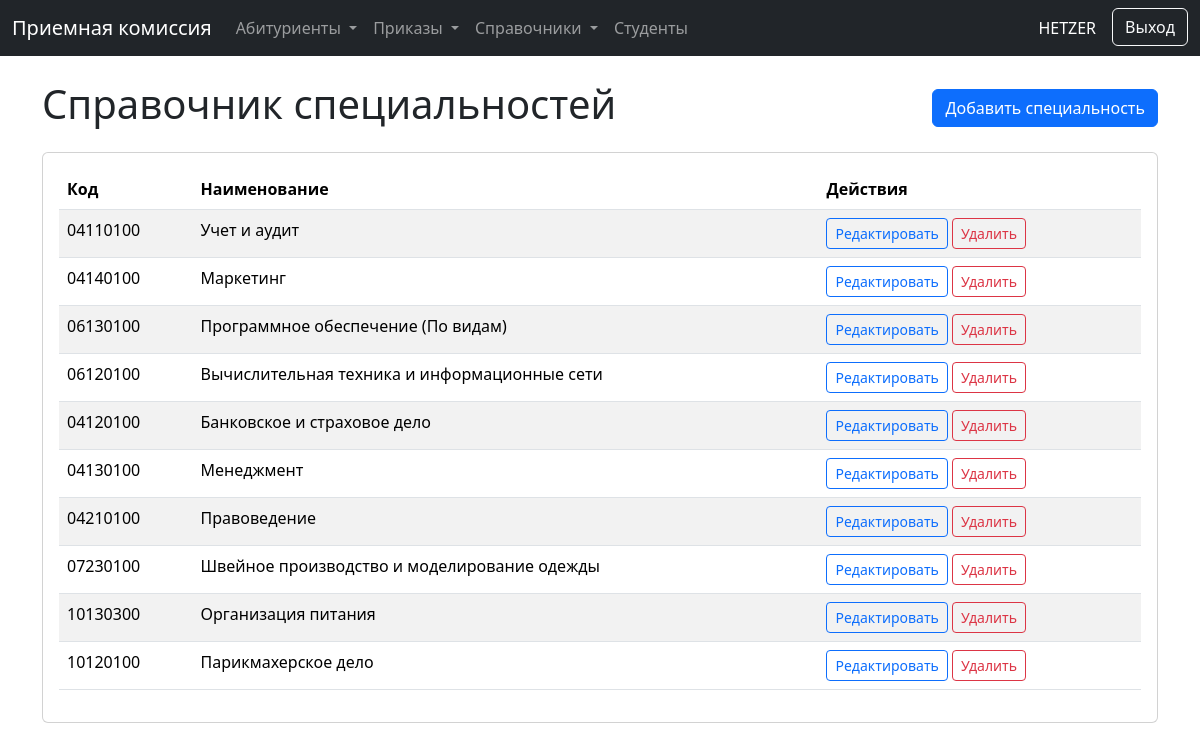
Screenshot of /handbooks/specialties/ (signed in) with the database file from the repository.
### handbooks/models.py (models this page shows, shortened)
class Specialty(models.Model):
    code = models.CharField(
        max_length=50,
        verbose_name="Код специальности",
        default='' # Добавляем пустую строку как значение по умолчанию
    )
    name = models.CharField(max_length=255, verbose_name="Наименование специальности")
    class Meta:
        verbose_name = "Специальность"
        verbose_name_plural = "Специальности"

### handbooks/views.py (the view)
# urls.py: path('specialties/', views.SpecialtyListView.as_view(), name='specialty_list'),
class SpecialtyListView(LoginRequiredMixin, PermissionRequiredMixin, ListView):
    model = Specialty
    permission_required = 'handbooks.view_specialty'
    template_name = 'handbooks/specialty_list.html'
    context_object_name = 'specialties'

### handbooks/templates/handbooks/specialty_list.html (shortened to what this page needs)
{% extends "./base.html" %}
{% block content %}
<div class="d-flex justify-content-between align-items-center mb-3">
    <h1>Справочник специальностей</h1>
    {% if perms.handbooks.add_specialty %}
    <a href="{% url 'specialty_add' %}" class="btn btn-primary">Добавить специальность</a>
    {% endif %}
</div>
<div class="card">
    <div class="card-body">
        <table class="table table-striped table-hover">
            <thead>
                <tr>
                    <th>Код</th>
                    <th>Наименование</th>
                    <th>Действия</th>
                </tr>
            </thead>
            <tbody>
                {% for specialty in specialties %}
                <tr>
                    <td>{{ specialty.code }}</td>
                    <td>{{ specialty.name }}</td>
                    <td>
                        {% if perms.handbooks.change_specialty %}
                        <a href="{% url 'specialty_edit' specialty.pk %}" class="btn btn-sm btn-outline-primary">Редактировать</a>
                        {% endif %}
                        {% if perms.handbooks.delete_specialty %}
                        <a href="{% url 'specialty_delete' specialty.pk %}" class="btn btn-sm btn-outline-danger">Удалить</a>
                        {% endif %}
                    </td>
                </tr>
                {% empty %}
                <tr>
                    <td colspan="3" class="text-center">Специальности не найдены.</td>
                </tr>
                {% endfor %}
            </tbody>
        </table>
    </div>
</div>
{% endblock %}

### handbooks/templates/handbooks/base.html (shortened to what this page needs)
<!DOCTYPE html>
<html lang="ru">
<head>
    <link href="https://cdn.jsdelivr.net/npm/bootstrap@5.3.2/dist/css/bootstrap.min.css" rel="stylesheet">
</head>
<body>
    <nav class="navbar navbar-expand-lg navbar-dark bg-dark mb-4">
    <div class="container-fluid">
        <a class="navbar-brand" href="{% url 'dashboard' %}">Приемная комиссия</a>
        <div class="collapse navbar-collapse" id="mainNavbar">
            <ul class="navbar-nav me-auto mb-2 mb-lg-0">
                {% if perms.enrollment.view_applicant or perms.enrollment.add_applicant %}
                <li class="nav-item dropdown">
                    <a class="nav-link dropdown-toggle" href="#" id="applicantsDropdown" role="button" data-bs-toggle="dropdown" aria-expanded="false">
                        Абитуриенты
                    </a>
                </li>
                {% endif %}
                {% if perms.enrollment.view_order or perms.enrollment.add_order %}
                <li class="nav-item dropdown">
                    <a class="nav-link dropdown-toggle" href="#" id="ordersDropdown" role="button" data-bs-toggle="dropdown" aria-expanded="false">
                        Приказы
                    </a>
                </li>
                {% endif %}
                <li class="nav-item dropdown">
    <a class="nav-link dropdown-toggle" href="#" id="navbarDropdown" role="button" data-bs-toggle="dropdown" aria-expanded="false">
        Справочники
    </a>
</li>
<li class="nav-item">
    {% if perms.enrollment.view_student %}
    <a class="nav-link" href="{% url 'student_list' %}">Студенты</a>
    {% endif %}
</li>
            </ul>
            <div class="d-flex">
                <span class="navbar-text text-white me-3">{{ user.username }}</span>
                <form action="{% url 'logout' %}" method="post">
                    <button type="submit" class="btn btn-outline-light">Выход</button>
                </form>
            </div>
        </div>
    </div>
</nav>
    <main class="container mt-4">
        {% block content %}{% endblock %}
    </main>
</body>
</html>

### rows the page displays
Specialty: code "04110100", name "Учет и аудит"
Specialty: code "04140100", name "Маркетинг"
Specialty: code "06130100", name "Программное обеспечение (По видам)"
Specialty: code "06120100", name "Вычислительная техника и информационные сети"
Specialty: code "04120100", name "Банковское и страховое дело"
Specialty: code "04130100", name "Менеджмент"
Specialty: code "04210100", name "Правоведение"
Specialty: code "07230100", name "Швейное производство и моделирование одежды"
Specialty: code "10130300", name "Организация питания"
Specialty: code "10120100", name "Парикмахерское дело"

### other values shown
{{ user.username }} "HETZER"
